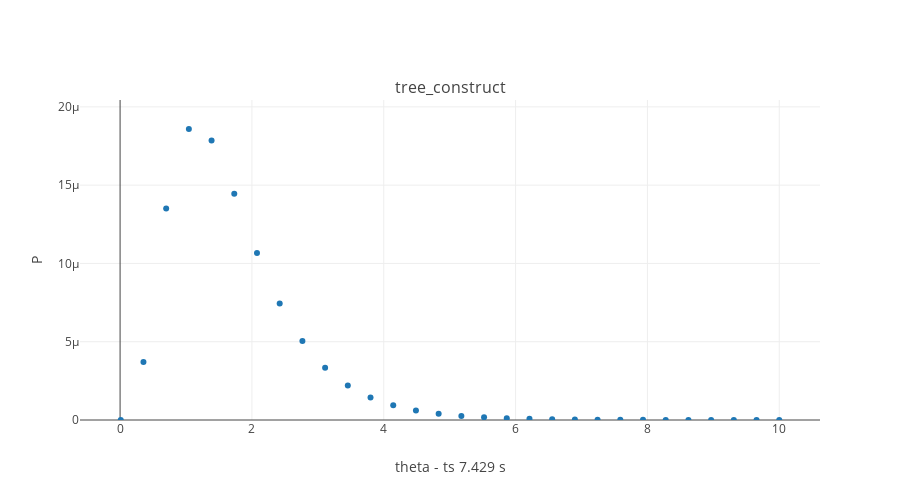

Notebook code for this chart:
### Markdown cell above
### Theta.

### Code cell
from structure_tools.Coal_probab import Ascent_return, tree_ascent
from structure_tools.Coalesce_plots import plot_rec_InfSites

func_names= ['tree_construct']
funcs= [
        Ascent_return      # runUp_balance # tree_construct
       ]

range_theta= np.linspace(0.01,10,30)

plot_rec_InfSites(point_up,root_lib,funcs,func_names,range_theta,height= 500)

### Figure 1 — Plotly figure (JSON) as saved in the notebook; plotly's stock layout.template omitted (floating-point values rounded to 4 significant figures)
{"data": [{"mode": "markers", "name": "tree_construct", "type": "scatter", "uid": "2cd64b9a-e39e-449d-80f4-af8bf3d6b2b5", "x": [0.01, 0.3545, 0.699, 1.043, 1.388, 1.732, 2.077, 2.421, 2.766, 3.11, 3.455, 3.799, 4.144, 4.488, 4.833, 5.177, 5.522, 5.866, 6.211, 6.555, 6.9, 7.244, 7.589, 7.933, 8.278, 8.622, 8.967, 9.311, 9.656, 10], "xaxis": "x", "y": [1.179e-11, 3.702e-06, 1.351e-05, 1.858e-05, 1.786e-05, 1.446e-05, 1.066e-05, 7.448e-06, 5.039e-06, 3.345e-06, 2.197e-06, 1.435e-06, 9.351e-07, 6.098e-07, 3.986e-07, 2.614e-07, 1.721e-07, 1.139e-07, 7.576e-08, 5.066e-08, 3.407e-08, 2.304e-08, 1.567e-08, 1.071e-08, 7.368e-09, 5.094e-09, 3.542e-09, 2.476e-09, 1.739e-09, 1.228e-09], "yaxis": "y"}], "layout": {"annotations": [{"font": {"size": 16}, "showarrow": false, "text": "tree_construct", "x": 0.5, "xanchor": "center", "xref": "paper", "y": 1, "yanchor": "bottom", "yref": "paper"}], "height": 500, "width": 900, "xaxis": {"anchor": "y", "domain": [0, 1], "title": {"text": "theta - ts 7.429 s"}}, "yaxis": {"anchor": "x", "domain": [0, 1], "range": [0, 2.044e-05], "title": {"text": "P"}}}}
